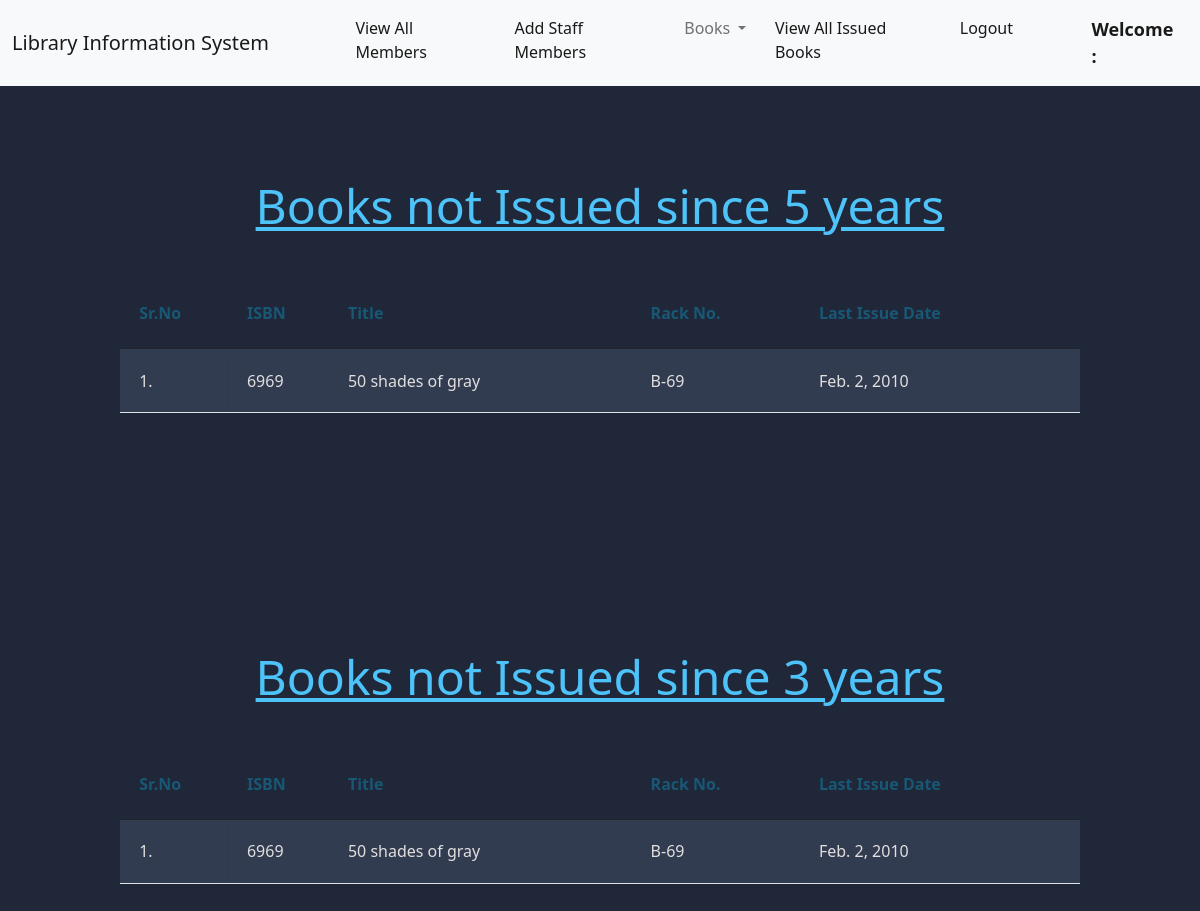
/staff/issue_statistics/, run on the app's committed database.
### book/models.py (models this page shows, shortened)
class Book(models.Model):
    title = models.CharField(max_length=200)
    author = models.CharField(max_length=200)
    isbn = models.CharField(max_length= 15)
    rack_number = models.CharField(max_length= 10)
    issue_date = models.DateField(null= True)
    date_added = models.DateField(null=True)
    return_requested = models.BooleanField(default=False)
    last_issued_date = models.DateField(null=True)
    issue_member = models.ForeignKey("member.Member", on_delete = models.SET_NULL, null = True)

### staff/views.py (the view)
# urls.py: path("issue_statistics/", views.issue_statistics, name="issue_statistics"),
def issue_statistics(request):
    books = Book.objects.all()
    not_issued_5 = []
    not_issued_3 = []
    for book in books:
        if book.date_added is not None:
            if book.date_added + relativedelta(years=5) < datetime.date.today():
                if book.last_issued_date is None or book.last_issued_date  + relativedelta(years=5) < datetime.date.today():
                    not_issued_5.append(book)
            if book.date_added + relativedelta(years=3) < datetime.date.today():
                if book.last_issued_date is None or book.last_issued_date  + relativedelta(years=3) < datetime.date.today():
                    not_issued_3.append(book)
    return render(request, "staff/book_issue_statistics.html", {'not_issued_3': not_issued_3, 'not_issued_5': not_issued_5, 'navbar_extends': "staff/librarian_navbar.html",})

### staff/templates/staff/book_issue_statistics.html (shortened to what this page needs)
{% extends navbar_extends %}
{% block body%}
<div class="container">
  <h1 class="text-center"><u>Books not Issued since 5 years</u></h1>
  {% if not_issued_5|length == 0 %}
  <h3 class="text-center">No issued books available.</h3>
  {% else %}
  <table class="table table-hover">
    <thead>
      <tr>
        <th><h1>Sr.No</h1></th>
        <th><h1>ISBN</h1></th>
        <th><h1>Title</h1></th>
        <th><h1>Rack No.</h1></th>
        <th><h1>Last Issue Date</h1></th>
      </tr>
    </thead>
    <tbody>
      {% for book in not_issued_5 %}
      <tr>
        <td>{{forloop.counter}}.</td>
        <td>{{book.isbn}}</td>
        <td>{{book.title}}</td>
        <td>{{book.rack_number}}</td>
        <td>{{book.last_issued_date}}</td>
      </tr>
      {% endfor %}
    </tbody>
  </table>
  {% endif %}
</div>
<div class="container">
  <h1 class="text-center"><u>Books not Issued since 3 years</u></h1>
  {% if not_issued_3|length == 0 %}
  <h3 class="text-center">No issued books available.</h3>
  {% else %}
  <table class="table table-hover" >
    <thead>
      <tr>
        <th><h1>Sr.No</h1></th>
        <th><h1>ISBN</h1></th>
        <th><h1>Title</h1></th>
        <th><h1>Rack No.</h1></th>
        <th><h1>Last Issue Date</h1></th>
      </tr>
    </thead>
    <tbody>
      {% for book in not_issued_3 %}
      <tr>
        <td>{{forloop.counter}}.</td>
        <td>{{book.isbn}}</td>
        <td>{{book.title}}</td>
        <td>{{book.rack_number}}</td>
        <td>{{book.last_issued_date}}</td>
      </tr>
      {% endfor %}
    </tbody>
  </table>
  {% endif %}
</div>
{% endblock %}

### staff/templates/staff/book_issue_statistics.html (style rules this page uses)
body { background-color: #1f2739; }
h1 { font-size: 3em; font-weight: 300; line-height: 1em; text-align: center; color: #4dc3fa; padding: 3rem; }
.container th h1 { font-weight: bold; font-size: 1em; padding: 0rem; text-align: left; color: #185875; }
.container td { font-weight: normal; font-size: 1em; -webkit-box-shadow: 0 2px 2px -2px #0e1119; -moz-box-shadow: 0 2px 2px -2px #0e1119; box-shadow: 0 2px 2px -2px #0e1119; }
.container { text-align: left; overflow: hidden; width: 80%; margin: 0 auto; display: table; padding: 3rem 0 8em 0; }
.container td, .container th { padding-bottom: 2%; padding-top: 2%; padding-left: 2%; }
.container tr:nth-child(odd) { background-color: #323c50; }
.container th { background-color: #1f2739; }
.container td { color: rgb(226, 223, 223); }

### data on the page
Book: isbn "6969", title "50 shades of gray", rack_number "B-69", last_issued_date "Feb. 2, 2010"
